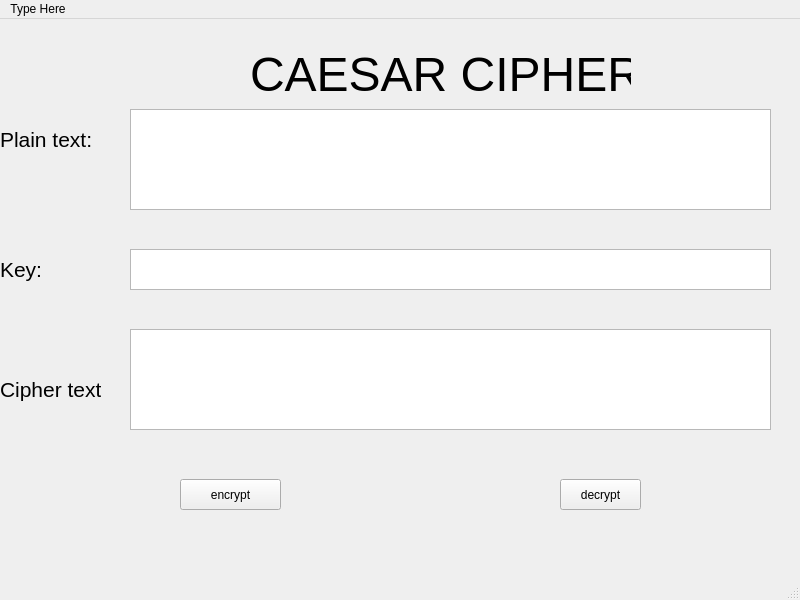
<?xml version="1.0" encoding="UTF-8"?>
<ui version="4.0">
 <class>MainWindow</class>
 <widget class="QMainWindow" name="MainWindow">
  <property name="geometry">
   <rect>
    <x>0</x>
    <y>0</y>
    <width>800</width>
    <height>600</height>
   </rect>
  </property>
  <property name="windowTitle">
   <string>MainWindow</string>
  </property>
  <widget class="QWidget" name="centralwidget">
   <widget class="QTextEdit" name="txt_plain_text">
    <property name="geometry">
     <rect>
      <x>130</x>
      <y>90</y>
      <width>641</width>
      <height>101</height>
     </rect>
    </property>
   </widget>
   <widget class="QLabel" name="label">
    <property name="geometry">
     <rect>
      <x>250</x>
      <y>20</y>
      <width>381</width>
      <height>71</height>
     </rect>
    </property>
    <property name="font">
     <font>
      <pointsize>36</pointsize>
     </font>
    </property>
    <property name="text">
     <string>CAESAR CIPHER</string>
    </property>
   </widget>
   <widget class="QLabel" name="label_2">
    <property name="geometry">
     <rect>
      <x>0</x>
      <y>100</y>
      <width>101</width>
      <height>41</height>
     </rect>
    </property>
    <property name="font">
     <font>
      <pointsize>16</pointsize>
     </font>
    </property>
    <property name="text">
     <string>Plain text:</string>
    </property>
   </widget>
   <widget class="QLabel" name="label_3">
    <property name="geometry">
     <rect>
      <x>0</x>
      <y>230</y>
      <width>101</width>
      <height>41</height>
     </rect>
    </property>
    <property name="font">
     <font>
      <pointsize>16</pointsize>
     </font>
    </property>
    <property name="text">
     <string>Key:</string>
    </property>
   </widget>
   <widget class="QTextEdit" name="txt_key_text">
    <property name="geometry">
     <rect>
      <x>130</x>
      <y>230</y>
      <width>641</width>
      <height>41</height>
     </rect>
    </property>
   </widget>
   <widget class="QTextEdit" name="txt_cipher_text">
    <property name="geometry">
     <rect>
      <x>130</x>
      <y>310</y>
      <width>641</width>
      <height>101</height>
     </rect>
    </property>
   </widget>
   <widget class="QLabel" name="label_4">
    <property name="geometry">
     <rect>
      <x>0</x>
      <y>350</y>
      <width>101</width>
      <height>41</height>
     </rect>
    </property>
    <property name="font">
     <font>
      <pointsize>16</pointsize>
     </font>
    </property>
    <property name="text">
     <string>Cipher text:</string>
    </property>
   </widget>
   <widget class="QPushButton" name="btn_encrypt">
    <property name="geometry">
     <rect>
      <x>180</x>
      <y>460</y>
      <width>101</width>
      <height>31</height>
     </rect>
    </property>
    <property name="text">
     <string>encrypt</string>
    </property>
   </widget>
   <widget class="QPushButton" name="btn_decrypt">
    <property name="geometry">
     <rect>
      <x>560</x>
      <y>460</y>
      <width>81</width>
      <height>31</height>
     </rect>
    </property>
    <property name="text">
     <string>decrypt</string>
    </property>
   </widget>
  </widget>
  <widget class="QMenuBar" name="menubar">
   <property name="geometry">
    <rect>
     <x>0</x>
     <y>0</y>
     <width>800</width>
     <height>21</height>
    </rect>
   </property>
   <widget class="QMenu" name="menuType_Here">
    <property name="title">
     <string>Type Here</string>
    </property>
   </widget>
   <addaction name="menuType_Here"/>
  </widget>
  <widget class="QStatusBar" name="statusbar"/>
 </widget>
 <resources/>
 <connections/>
</ui>
